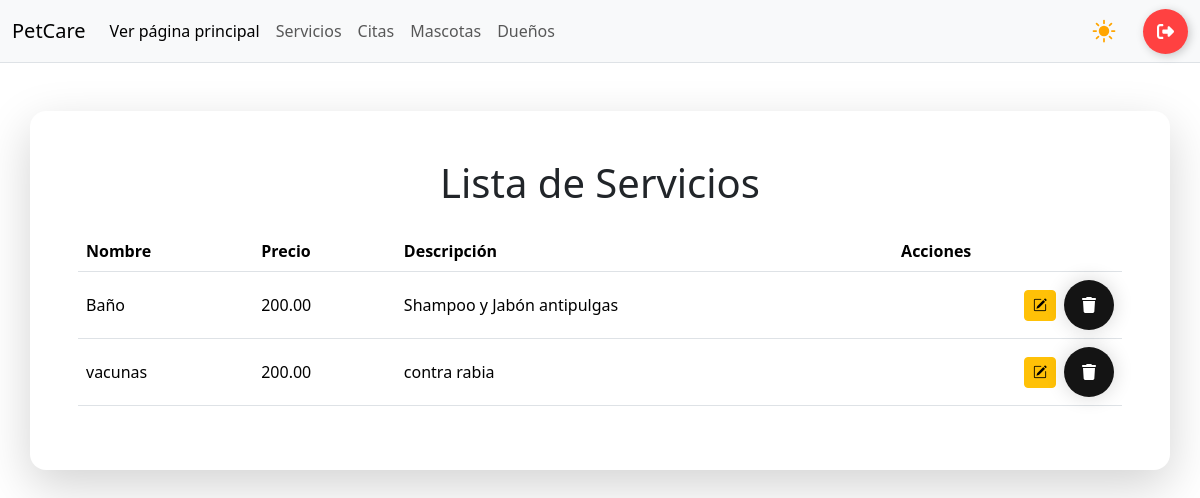
The app's page /listar/, older data.
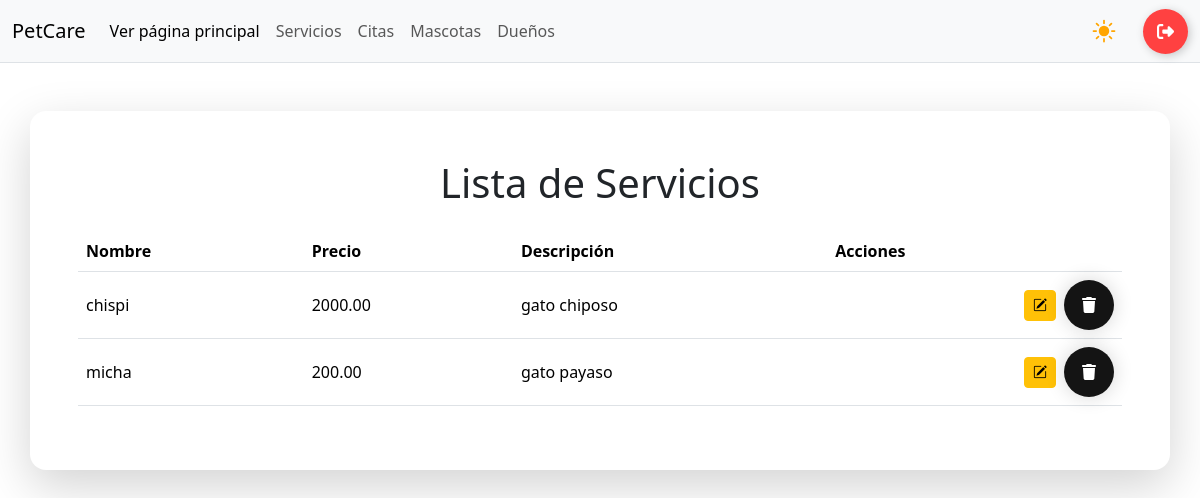
The same page, newer data.
### app/models.py (models this page shows, shortened)
class SERVICIO(models.Model):
    nombre = models.CharField(max_length=100)
    precio = models.DecimalField(max_digits=10, decimal_places=2)
    descripcion = models.TextField(blank=True, null= True)

### app/views.py (the view)
# urls.py: path('listar/', views.listar_productos, name='listar'), # Panel o dashboard
def listar_productos(request):
    productos = SERVICIO.objects.all()
    return render(request, 'listar.html', {'productos': productos})

### app/templates/listar.html (shortened to what this page needs)
{% load static %}
<!DOCTYPE html>
<html lang="en">
<head>
    {% include 'referencias.html' %}
    <link rel="stylesheet" href="{% static 'css/panel.css' %}">
</head>
<body>
    {% include 'navbar-panel.html' %}
    <main class="container p-5 mt-5 rounded-4 shadow-lg bg-white">
        <h1 class="mb-4 text-center">Lista de Servicios</h1>
        <table class="table table-hover align-middle">
            <thead>
                <tr>
                    <th>Nombre</th>
                    <th>Precio</th>
                    <th>Descripción</th>
                    <th colspan="2">Acciones</th>
                </tr>
            </thead>
            <tbody>
                {% for producto in productos %}
                <tr>
                    <td>{{producto.nombre}}</td>
                    <td>{{producto.precio}}</td>
                    <td>{{producto.descripcion}}</td>
                    <td class="text-end">
                        <div class="d-inline-flex align-items-center gap-2">
                            <a href="{% url 'editar' producto.id %}" class="btn btn-warning btn-sm">
                                <i class="bi bi-pencil-square"></i>
                            </a>
                            <a href="{% url 'eliminar' producto.id %}" class="delete-button delete-button--compact"
                                onclick="return confirmarEliminacion()" title="Eliminar">
                            </a>
                        </div>
                    </td>
                </tr>
                {% empty %}
                <tr>
                    <td colspan="5" class="text-center text-muted">Sin información disponible</td>
                </tr>
                {% endfor %}
            </tbody>
        </table>
    </main>
</body>
</html>

### app/templates/referencias.html (shortened to what this page needs)
{% load static %}
<!DOCTYPE html>
<html lang="en">
<head>
    <link href="https://cdn.jsdelivr.net/npm/bootstrap@5.3.8/dist/css/bootstrap.min.css" rel="stylesheet"
>
    <link rel="stylesheet" href="https://cdn.jsdelivr.net/npm/bootstrap-icons@1.11.3/font/bootstrap-icons.css">
</head>
<body>
</body>
</html>

### app/templates/navbar-panel.html (shortened to what this page needs)
{% load static %}
<!DOCTYPE html>
<html lang="en">
<head>
    <link rel="stylesheet" href="{% static 'css/panel.css' %}">
    {% include 'referencias.html' %}
</head>
<body data-bs-theme="dark">
    <nav class="navbar navbar-expand-lg bg-dark border-bottom border-body">
        <div class="container-fluid">
            <a class="navbar-brand" href="#">PetCare</a>
            <div class="collapse navbar-collapse" id="navbarNav">
                <ul class="navbar-nav">
                    <li class="nav-item">
                        <a class="nav-link active" aria-current="page" href="{% url 'listar' %}">Ver página
                            principal</a>
                    </li>
                    <li class="nav-item"><a class="nav-link" href="{% url 'crear' %}">Servicios</a></li>
                    <li class="nav-item"><a class="nav-link" href="#">Citas</a></li>
                    <li class="nav-item"><a class="nav-link" href="#">Mascotas</a></li>
                    <li class="nav-item"><a class="nav-link" href="#">Dueños</a></li>
                </ul>
                <div class="ms-auto d-flex align-items-center gap-3">
                    <label for="theme-switch" class="toggle" title="Cambiar tema">
                        <div class="icon icon--sun">
                        </div>
                    </label>
                    <form method="post" action="">
                        <button type="submit" class="btn-logout" aria-label="Cerrar sesión" title="Cerrar sesión">
                            <div class="sign">
                            </div>
                        </button>
                    </form>
                </div>
            </div>
        </div>
    </nav>
</body>
</html>

### app/static/css/panel.css (style rules this page uses)
:root { color-scheme: light dark; }
.btn-logout { display: flex; align-items: center; justify-content: flex-start; width: 45px; height: 45px; border: none; border-radius: 50%; cursor: pointer; position: relative; overflow: hidden; transition: 0.3s; box-shadow: 2px 2px 10px rgba(0, 0, 0, 0.2); background-color: rgb(255, 65, 65); }
.sign { width: 100%; transition: 0.3s; display: flex; align-items: center; justify-content: center; }
.sign svg { width: 17px; }
.toggle { width: 46px; height: 46px; border-radius: 50%; display: grid; place-items: center; cursor: pointer; line-height: 1; }
.icon { grid-column: 1/1; grid-row: 1/1; transition: transform 500ms; line-height: 0.1; }
.icon--sun { transform: scale(0); color: #ffa500; }
#theme-switch:checked ~ .icon--sun { transition-delay: 200ms; transform: scale(1) rotate(360deg); }
.delete-button { width: 50px; height: 50px; border-radius: 50%; background-color: rgb(20, 20, 20); border: none; display: flex; align-items: center; justify-content: center; box-shadow: 0px 0px 20px rgba(0, 0, 0, 0.164); cursor: pointer; transition: 0.3s ease; overflow: hidden; position: relative; text-decoration: none; }
.svgIcon { width: 14px; transition: 0.3s; }
.delete-button::before { position: absolute; top: -20px; content: "Eliminar"; color: white; font-size: 2px; opacity: 0; transition: 0.3s; }

Row changes from the older to the newer data that the page shows:
removed SERVICIO: nombre "Baño", precio "200.00", descripcion "Shampoo y Jabón antipulgas"
removed SERVICIO: nombre "vacunas", precio "200.00", descripcion "contra rabia"
added SERVICIO: nombre "chispi", precio "2000.00", descripcion "gato chiposo"
added SERVICIO: nombre "micha", precio "200.00", descripcion "gato payaso"
